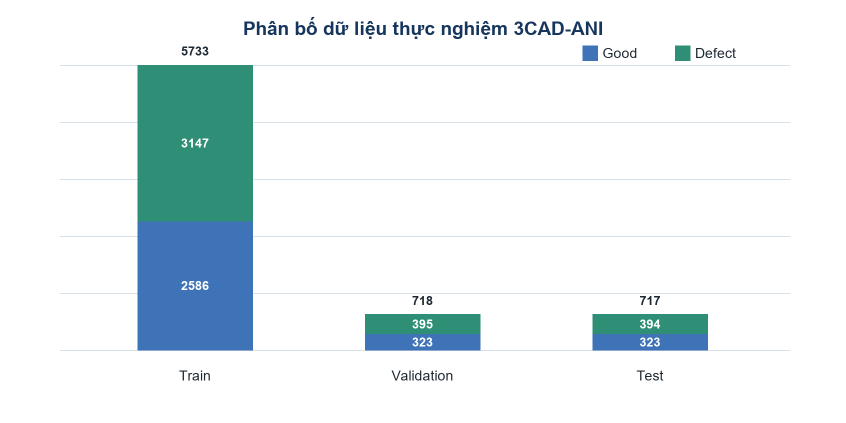
#> input picture submission/01_report/_report_work/dataset_split.png, 1692 x 846 px (shown at 1/2 size)
$ python -i image_quality.py   (imports and definitions only)
#> lines starting #> are read from the running program, lines starting #| are printed output that depends on the picture
#> further down, picture is the input picture: PIL image 1692x846 RGB; mean R, G, B 229.6, 238.7, 241
"""Image quality checks with explicit, configurable engineering thresholds."""
from __future__ import annotations
from dataclasses import asdict, dataclass
import math
import numpy as np
from PIL import Image, ImageOps


@dataclass(frozen=True)
class QualityConfig:
    min_brightness: float = 30
    max_brightness: float = 240
    min_contrast: float = 10
    min_sharpness: float = 18
    min_side: int = 48

    @classmethod
    def parse(cls, value=None):
        value = value or {}
        if not isinstance(value, dict) or set(value) - set(cls.__dataclass_fields__):
            raise ValueError("Unknown quality setting")
        result = cls(**value)
        if any(not isinstance(v, (int, float)) or isinstance(v, bool) or not math.isfinite(v)
               for v in asdict(result).values()):
            raise ValueError("Quality settings must be finite numbers")
        if not (0 <= result.min_brightness < result.max_brightness <= 255 and
                0 <= result.min_contrast <= 128 and 0 <= result.min_sharpness <= 10000 and
                8 <= result.min_side <= 1024):
            raise ValueError("Quality settings are outside supported ranges")
        return result


def assess(image: Image.Image, config=None, clipped=False):
#> called with clipped = False
    config = config or QualityConfig()
    image = ImageOps.exif_transpose(image).convert("RGB")
    gray = np.asarray(image.resize((256, 256), Image.Resampling.BILINEAR).convert("L"), dtype=np.float32)
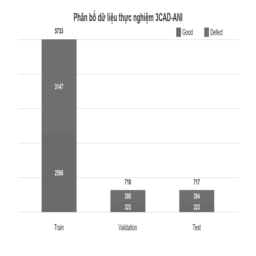
#> gray: shape (256, 256) float32; min 68, max 255, mean 236.2
    gray = gray[16:-16, 16:-16]  # Ignore crop/background borders when estimating blur.
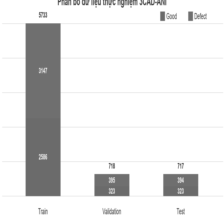
#> gray: shape (224, 224) float32; min 68, max 255, mean 230.9
    lap = -4 * gray[1:-1, 1:-1] + gray[:-2, 1:-1] + gray[2:, 1:-1] + gray[1:-1, :-2] + gray[1:-1, 2:]
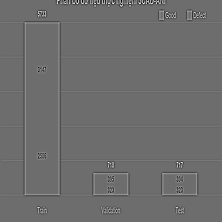
#> lap: shape (222, 222) float32; min -290, max 386, mean 0; drawn with min black and max white
    brightness, contrast, sharpness = float(gray.mean()), float(gray.std()), float(lap.var())
#> brightness = 230.9; contrast = 52.02; sharpness = 587.9
    reasons = []
    for failed, reason in ((brightness < config.min_brightness, "too_dark"),
                           (brightness > config.max_brightness, "too_bright"),
                           (contrast < config.min_contrast, "low_contrast"),
                           (sharpness < config.min_sharpness, "blurred"),
                           (min(image.size) < config.min_side, "too_small"),
                           (clipped, "clipped_product")):
        if failed:
            reasons.append(reason)
#> this loop made 6 passes
#> reason on passes 1 to 6: 'too_dark', 'too_bright', 'low_contrast', 'blurred', 'too_small', 'clipped_product'
#> after the loop, reasons = []
    return {"acceptable": not reasons, "reasons": reasons, "brightness": brightness,
            "contrast": contrast, "sharpness": sharpness, "width": image.width, "height": image.height,
            "score": sharpness * min(1., contrast / 35.) / (1 + abs(brightness - 128) / 128),
            "thresholds": asdict(config),
            "measurement": {"method": "interior_laplacian_variance_v1", "resize": [256, 256],
                            "border_excluded": 16, "input_size": list(image.size)},
            "scope": "engineering image checks; not a calibrated probability or validated defect detector"}

>>> from PIL import Image
>>> picture = Image.open('../../submission/01_report/_report_work/dataset_split.png')
>>> result = assess(picture)
#> result = 11 items

$ run again, on submission/01_report/_report_work/system_pipeline.png
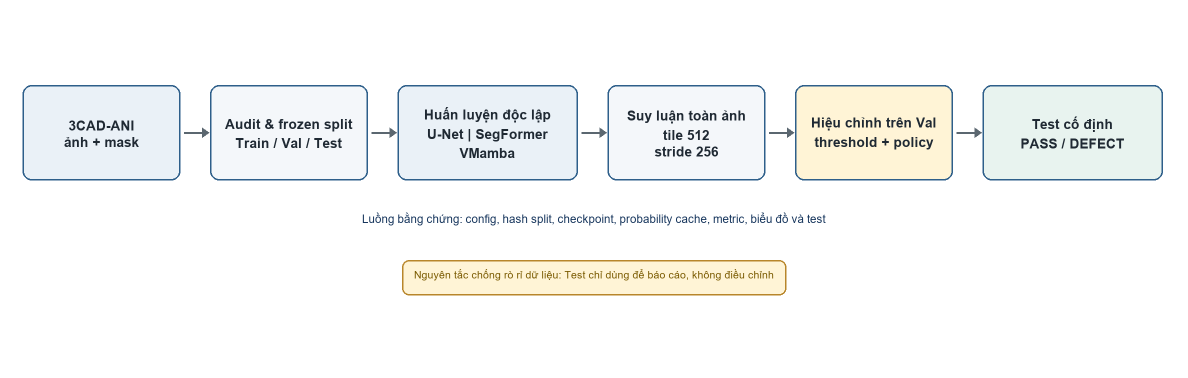
#> input picture submission/01_report/_report_work/system_pipeline.png, 2376 x 756 px (shown at 1/2 size)
#> picture is the input picture: PIL image 2376x756 RGB; mean R, G, B 246.4, 247.3, 246.3
#> in assess, `gray = gray[16:-16, 16:-16]`:
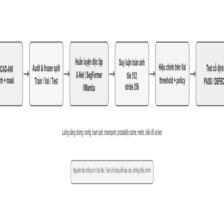
#> gray: shape (224, 224) float32; min 60, max 255, mean 245.2
#> in assess, `lap = -4 * gray[1:-1, 1:-1] + gray[:-2, 1:-1] + gray[2:, 1:-1] + gray[..`:
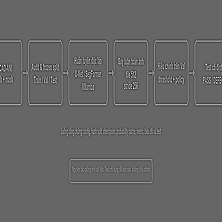
#> lap: shape (222, 222) float32; min -265, max 393, mean 0; drawn with min black and max white
#> brightness = 245.2; contrast = 23.61; sharpness = 1038.9
#> the loop in assess, `for failed, reason in ((brightness < config.min_brightness, "too_dark"..` made 6 passes
#> (failed, reason) on passes 1 to 6: (False, 'too_dark'), (True, 'too_bright'), (False, 'low_contrast'), (False, 'blurred'), (False, 'too_small'), (False, 'clipped_product')
#> after the loop in assess, `for failed, reason in ((brightness < config.min_brightness, "too_dark"),`: reasons = ['too_bright']
#> result = 11 items
